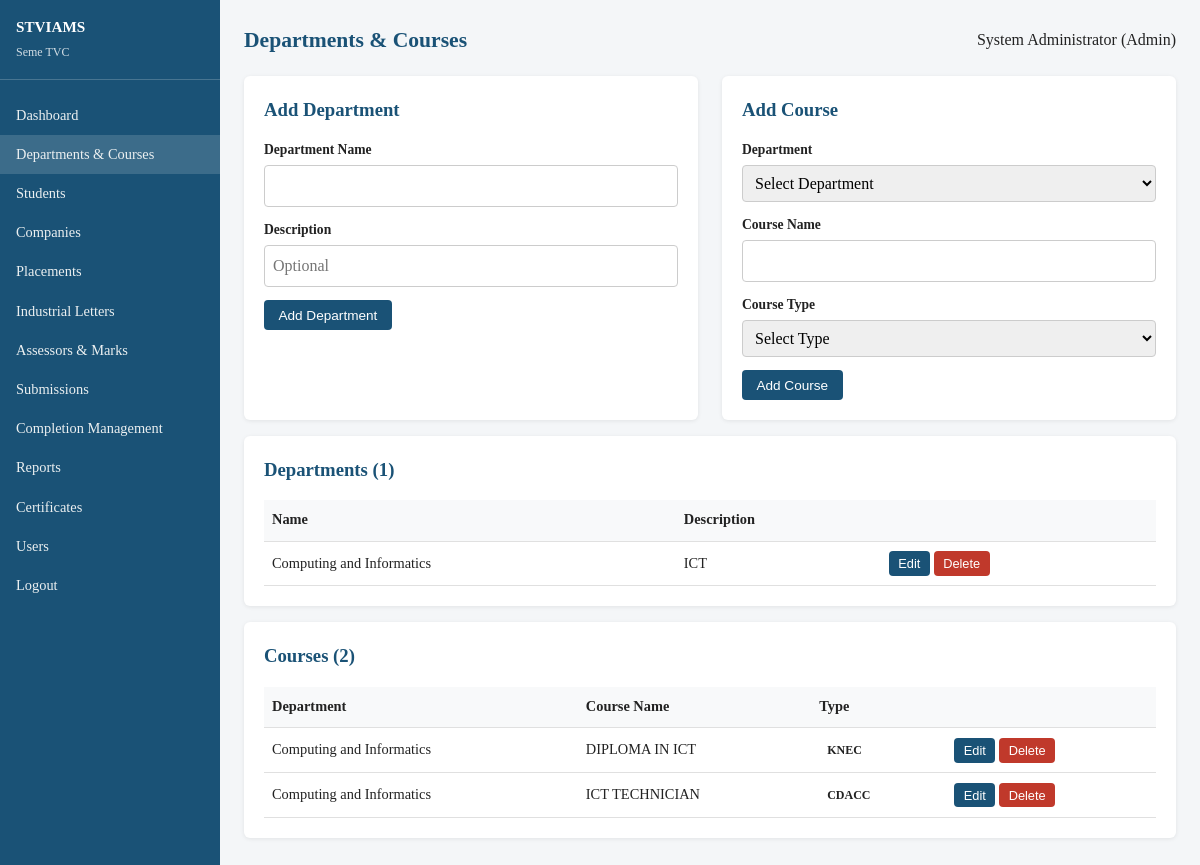
Screenshot of /departments.php (signed in) with the database file from the repository.
### tables this page shows
CREATE TABLE IF NOT EXISTS departments (
    id INT AUTO_INCREMENT PRIMARY KEY,
    name VARCHAR(100) NOT NULL UNIQUE,
    description TEXT,
    created_at TIMESTAMP DEFAULT CURRENT_TIMESTAMP
);

CREATE TABLE IF NOT EXISTS courses (
    id INT AUTO_INCREMENT PRIMARY KEY,
    department_id INT NOT NULL,
    name VARCHAR(100) NOT NULL,
    course_type ENUM('CDACC', 'KNEC') NOT NULL,
    created_at TIMESTAMP DEFAULT CURRENT_TIMESTAMP,
    UNIQUE KEY unique_course_dept (department_id, name),
    FOREIGN KEY (department_id) REFERENCES departments(id) ON DELETE CASCADE
);

### includes/functions.php (called while the page is built, shortened)
<?php
function e(?string $s): string
{
    return htmlspecialchars((string) $s, ENT_QUOTES, 'UTF-8');
}

### departments.php (the view, shortened to what this page needs)
<?php
$pdo = db();
$departments = $pdo->query('SELECT * FROM departments ORDER BY name')->fetchAll();
$courses = $pdo->query('
    SELECT c.*, d.name as dept_name
    FROM courses c
    JOIN departments d ON d.id = c.department_id
    ORDER BY d.name, c.name
')->fetchAll();
require __DIR__ . '/includes/header.php';
?>
<div style="display:grid;grid-template-columns:1fr 1fr;gap:1.5rem;">
    <div class="card">
        <h3 style="margin-bottom:1rem;color:#1a5276;">Add Department</h3>
        <form method="post" class="form-grid">
            <div><label>Department Name</label><input name="dept_name" required></div>
            <div><label>Description</label><input name="dept_desc" placeholder="Optional"></div>
            <div style="grid-column:1/-1"><button type="submit" class="btn">Add Department</button></div>
        </form>
    </div>
    <div class="card">
        <h3 style="margin-bottom:1rem;color:#1a5276;">Add Course</h3>
        <form method="post" class="form-grid">
            <div>
                <label>Department</label>
                <select name="dept_id" required>
                    <option value="">Select Department</option>
                </select>
            </div>
            <div><label>Course Name</label><input name="course_name" required></div>
            <div>
                <label>Course Type</label>
                <select name="course_type" required>
                    <option value="">Select Type</option>
                </select>
            </div>
            <div style="grid-column:1/-1"><button type="submit" class="btn">Add Course</button></div>
        </form>
    </div>
</div>
<div class="card">
    <h3 style="margin-bottom:1rem;color:#1a5276;">Departments (<?= count($departments) ?>)</h3>
    <table>
        <tr><th>Name</th><th>Description</th><th></th></tr>
        <?php foreach ($departments as $d): ?>
        <tr>
            <td><?= e($d['name']) ?></td>
            <td><?= e($d['description'] ?? '') ?></td>
            <td>
                <button class="btn btn-sm" onclick="document.getElementById('edit-dept-<?= (int) $d['id'] ?>').style.display='block'">Edit</button>
                <form method="post" style="display:inline" onsubmit="return confirm('Delete department and all its courses?');">
                    <button class="btn btn-danger btn-sm">Delete</button>
                </form>
            </td>
        </tr>
        <?php endforeach; ?>
    </table>
</div>
<div class="card">
    <h3 style="margin-bottom:1rem;color:#1a5276;">Courses (<?= count($courses) ?>)</h3>
    <table>
        <tr><th>Department</th><th>Course Name</th><th>Type</th><th></th></tr>
        <?php foreach ($courses as $c): ?>
        <tr>
            <td><?= e($c['dept_name']) ?></td>
            <td><?= e($c['name']) ?></td>
            <td><span class="badge"><?= e($c['course_type']) ?></span></td>
            <td>
                <button class="btn btn-sm" onclick="document.getElementById('edit-course-<?= (int) $c['id'] ?>').style.display='block'">Edit</button>
                <form method="post" style="display:inline" onsubmit="return confirm('Delete this course?');">
                    <button class="btn btn-danger btn-sm">Delete</button>
                </form>
            </td>
        </tr>
        <?php endforeach; ?>
    </table>
</div>
<?php require __DIR__ . '/includes/footer.php'; ?>

### assets/style.css (style rules this page uses)
* { box-sizing: border-box; margin: 0; padding: 0; }
body { font-family: Georgia, 'Times New Roman', serif; background: #f4f6f8; color: #222; line-height: 1.5; }
.card { background: #fff; border-radius: 6px; padding: 1.25rem; margin-bottom: 1rem; box-shadow: 0 1px 4px rgba(0,0,0,.08); }
table { width: 100%; border-collapse: collapse; font-size: .9rem; }
th, td { padding: .6rem .5rem; text-align: left; border-bottom: 1px solid #e0e0e0; }
th { background: #f8f9fa; font-weight: 600; }
label { display: block; margin-bottom: .25rem; font-size: .85rem; font-weight: 600; }
input, select, textarea { width: 100%; padding: .5rem; margin-bottom: .85rem; border: 1px solid #ccc; border-radius: 4px; font: inherit; }
.btn { display: inline-block; padding: .45rem .9rem; background: #1a5276; color: #fff !important; border: none; border-radius: 4px; cursor: pointer; font-size: .85rem; text-decoration: none !important; }
.btn-sm { padding: .3rem .6rem; font-size: .8rem; }
.btn-danger { background: #c0392b; }
.form-grid { display: grid; grid-template-columns: repeat(auto-fit, minmax(200px, 1fr)); gap: 0 1rem; }
.badge { display: inline-block; padding: .15rem .5rem; border-radius: 3px; font-size: .75rem; font-weight: 600; }

### rows the page displays
departments: name "Computing and Informatics", description "ICT"
courses: department.name "Computing and Informatics", name "DIPLOMA IN ICT", course_type "KNEC"
courses: department.name "Computing and Informatics", name "ICT TECHNICIAN", course_type "CDACC"

### other values shown
$label "Dashboard"
$label "Departments & Courses"
$label "Students"
$label "Companies"
$label "Placements"
$label "Industrial Letters"
$label "Assessors & Marks"
$label "Submissions"
$label "Completion Management"
$label "Reports"
$label "Certificates"
$label "Users"
$pageTitle "Departments & Courses"
$user['full_name'] "System Administrator"
$role "Admin"
